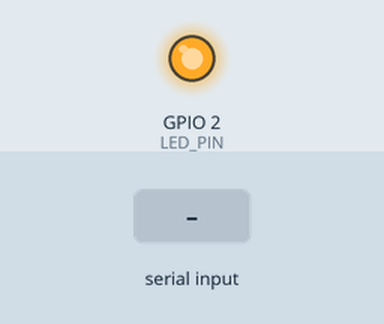
Simulated run of this sketch. Board: ESP32. Parts: output pins drawn as LEDs (lit = HIGH). Dashed ring = blinking. The test bench sets the inputs (shaded band). WiFi joins after 1.5 s; servers stay silent unless stated; uploads are accepted with an empty reply; what the sketch prints to the serial monitor is not drawn.

Above: at 1.6 s.
At 3.9 s:
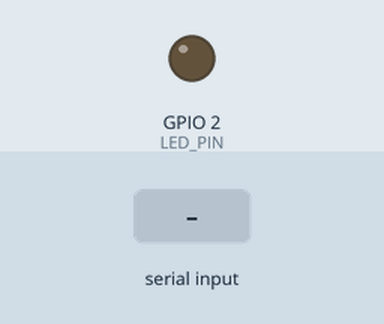
4.0 s: "1\n" received over the second serial link
At 4.32 s:
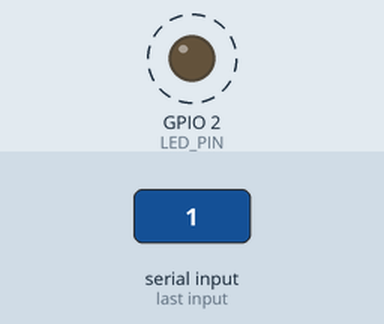
Timing chart, 0 to 7.0 s (numbered marks = the images above; inputs shaded):
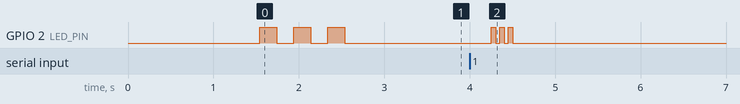

Measured:
- after the input at 4.0 s, GPIO 2 (LED_PIN): alternates HIGH for 0.05 s and LOW for 0.05 s, 6 changes in all, then stays LOW, starting after 0.25 s

The sketch:

esp32_serial_receiver.ino
```cpp
/*
 * ESP32 SLAVE - WiFi Gateway nhận dữ liệu từ Arduino Uno Master
 *
 * Mô hình: Arduino Uno (Master) → Serial → ESP32 (Slave) → WiFi → Server
 *
 * Kết nối:
 * - Arduino TX (D1) → ESP32 RX2 (GPIO16)
 * - Arduino RX (D0) → ESP32 TX2 (GPIO17)
 * - Arduino GND → ESP32 GND
 *
 * Chức năng:
 * - Nhận JSON từ Arduino qua Serial2
 * - Gửi lên Django server qua WiFi
 * - LED GPIO2 báo trạng thái
 */

#include <WiFi.h>
#include <HTTPClient.h>
#include <WiFiClientSecure.h>
#include <ArduinoJson.h>

// ===== CẤU HÌNH WIFI =====
const char* ssid = "YOUR_WIFI_SSID";      // ← Thay tên WiFi của bạn
const char* password = "YOUR_WIFI_PASS";  // ← Thay mật khẩu WiFi

// ===== CẤU HÌNH SERVER =====
// Lấy IP máy tính: ip addr show | grep "inet " | grep -v 127.0.0.1
// Ví dụ: inet 192.168.1.100/24 → Dùng 192.168.1.100

const char* serverUrl = "http://192.168.1.100:8000/api/sensor-data/";
// Hoặc dùng ngrok: "https://your-url.ngrok-free.dev/api/sensor-data/"

const char* deviceId = "UNO_MASTER_ESP32_SLAVE";

// ===== CẤU HÌNH HARDWARE =====
#define LED_PIN 2
#define RX2_PIN 16  // Nhận từ Arduino TX
#define TX2_PIN 17  // Gửi cho Arduino RX (không dùng)

// Serial2 để giao tiếp với Arduino
HardwareSerial ArduinoSerial(2);

// ===== HÀM GỬI DỮ LIỆU =====
bool sendDataToServer(String jsonData) {
  if (WiFi.status() != WL_CONNECTED) {
    Serial.println("❌ WiFi không kết nối!");
    return false;
  }

  WiFiClientSecure *client = new WiFiClientSecure;
  if (!client) {
    Serial.println("❌ Không thể tạo WiFiClientSecure!");
    return false;
  }

  client->setInsecure();

  HTTPClient http;
  http.begin(*client, serverUrl);
  http.addHeader("Content-Type", "application/json");
  http.addHeader("ngrok-skip-browser-warning", "true");
  http.addHeader("User-Agent", "ESP32-UNO-AQI");
  http.setTimeout(15000);

  // Thêm device_id vào JSON
  StaticJsonDocument<256> doc;
  DeserializationError error = deserializeJson(doc, jsonData);

  if (error) {
    Serial.println("❌ JSON parse error!");
    delete client;
    return false;
  }

  doc["device_id"] = deviceId;

  String payload;
  serializeJson(doc, payload);

  Serial.println("\n📤 Gửi dữ liệu...");
  Serial.println("Payload: " + payload);

  int httpResponseCode = http.POST(payload);

  bool success = false;
  if (httpResponseCode > 0) {
    String response = http.getString();
    Serial.printf("✅ Response Code: %d\n", httpResponseCode);

    if (httpResponseCode == 201) {
      success = true;

      StaticJsonDocument<512> responseDoc;
      DeserializationError err = deserializeJson(responseDoc, response);

      if (!err) {
        bool savedToDb = responseDoc["saved_to_database"] | false;
        if (savedToDb) {
          Serial.println("💾 [SAVED TO DATABASE]");
        } else {
          Serial.println("⚡ [CACHED ONLY]");
        }
      }
    }
  } else {
    Serial.printf("❌ Lỗi HTTP: %d\n", httpResponseCode);
  }

  http.end();
  delete client;
  return success;
}

// ===== NHÁY LED =====
void blinkLED(int times, int delayMs) {
  for (int i = 0; i < times; i++) {
    digitalWrite(LED_PIN, HIGH);
    delay(delayMs);
    digitalWrite(LED_PIN, LOW);
    delay(delayMs);
  }
}

// ===== SETUP =====
void setup() {
  Serial.begin(115200);  // Serial Monitor
  ArduinoSerial.begin(115200, SERIAL_8N1, RX2_PIN, TX2_PIN);  // Serial2 cho Arduino

  pinMode(LED_PIN, OUTPUT);
  digitalWrite(LED_PIN, LOW);

  Serial.println("\n======================================================================");
  Serial.println("  ESP32 SLAVE - WIFI GATEWAY FOR ARDUINO UNO MASTER");
  Serial.println("======================================================================");
  Serial.println("Role: WiFi Gateway (Slave)");
  Serial.println("Master: Arduino Uno + DHT22");
  Serial.println("Device ID: " + String(deviceId));
  Serial.println("Server URL: " + String(serverUrl));
  Serial.println("Serial2: RX2=GPIO16, TX2=GPIO17, Baud=115200");
  Serial.println("======================================================================\n");

  // Kết nối WiFi
  Serial.print("🔌 Đang kết nối WiFi");
  WiFi.begin(ssid, password);

  int attempts = 0;
  while (WiFi.status() != WL_CONNECTED && attempts < 20) {
    delay(500);
    Serial.print(".");
    attempts++;
  }

  if (WiFi.status() == WL_CONNECTED) {
    Serial.println("\n✅ WiFi đã kết nối!");
    Serial.println("IP Address: " + WiFi.localIP().toString());
    blinkLED(3, 200);
  } else {
    Serial.println("\n❌ Không thể kết nối WiFi!");
  }

  Serial.println("\n📡 Chờ dữ liệu từ Arduino Uno Master (Serial2)...\n");
  Serial.println("Tip: Mở Serial Monitor của Arduino để debug!");
  Serial.println("");
}

// ===== LOOP =====
void loop() {
  // Đọc dữ liệu từ Arduino qua Serial2
  if (ArduinoSerial.available()) {
    String jsonData = ArduinoSerial.readStringUntil('\n');
    jsonData.trim();

    if (jsonData.length() > 0) {
      Serial.println("\n" + String('=') + String('=') + String('=') + String('=') + String('='));
      Serial.println("📥 Nhận từ Arduino Master: " + jsonData);

      // Parse để hiển thị thông tin
      StaticJsonDocument<256> previewDoc;
      DeserializationError err = deserializeJson(previewDoc, jsonData);
      if (!err) {
        float temp = previewDoc["temperature"] | 0.0;
        float hum = previewDoc["humidity"] | 0.0;
        int aqi = previewDoc["aqi"] | 0;
        String status = previewDoc["air_quality_status"] | "UNKNOWN";
        int count = previewDoc["count"] | 0;
        Serial.printf("   #%d | Temp: %.1f°C | Hum: %.1f%% | AQI: %d (%s)\n",
                      count, temp, hum, aqi, status.c_str());
      }

      // Gửi lên server
      bool success = sendDataToServer(jsonData);

      if (success) {
        blinkLED(1, 100);
      } else {
        blinkLED(3, 50);
      }
    }
  }

  delay(100);
}
```
